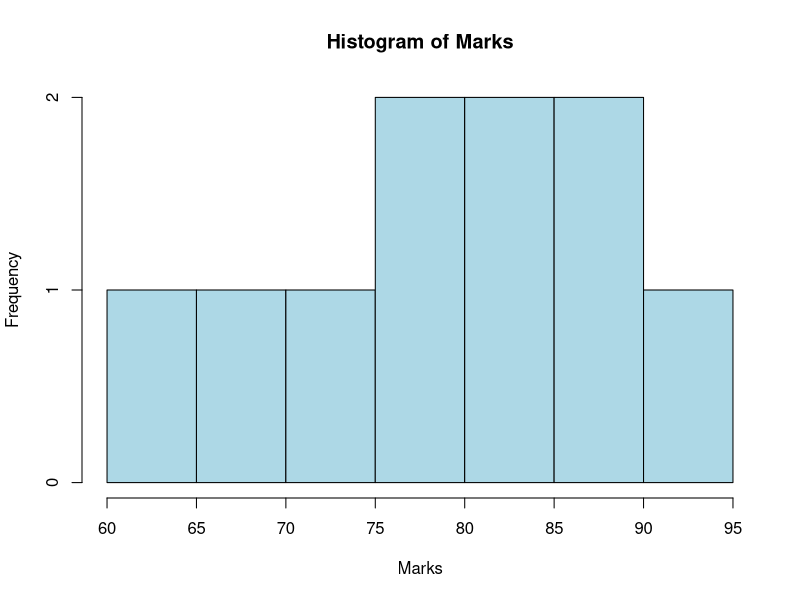
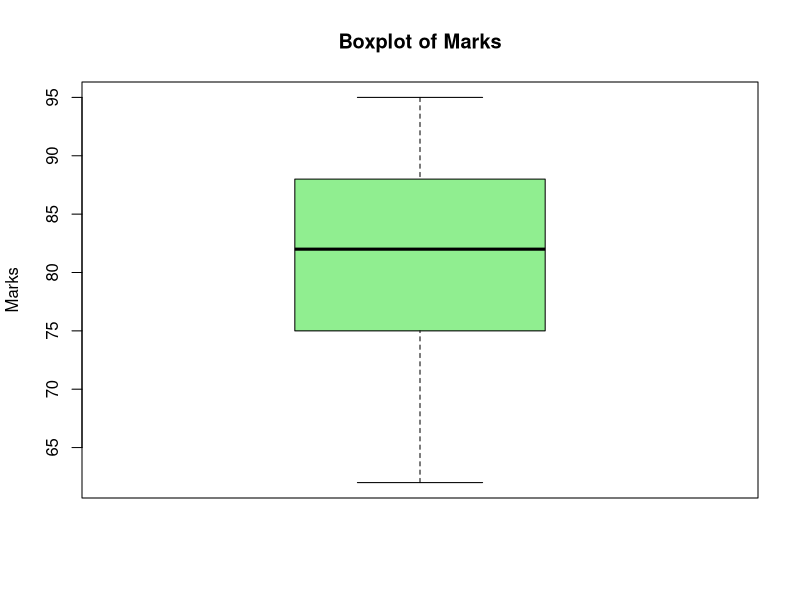

Here is the R script that generated these plots, in order:

students <- data.frame( 
  StudentID = 1:10, 
  Marks = c(78, 85, 62, 90, 88, 75, 80, 68, 95, 84), 
  Age = c(20, 21, 20, 22, 21, 20, 22, 19, 23, 21) 
) 
print("Dataset:") 
print(students) 

mean_marks <- mean(students$Marks) 
mean_age <- mean(students$Age) 
print(paste("Mean Marks:", mean_marks)) 
print(paste("Mean Age:", mean_age)) 

median_marks <- median(students$Marks) 
median_age <- median(students$Age) 
print(paste("Median Marks:", median_marks)) 
print(paste("Median Age:", median_age)) 

get_mode <- function(x) { 
  uniq_vals <- unique(x) 
  uniq_vals[which.max(tabulate(match(x, uniq_vals)))] 
} 

mode_marks <- get_mode(students$Marks) 
mode_age <- get_mode(students$Age) 
print(paste("Mode Marks:", mode_marks)) 
print(paste("Mode Age:", mode_age)) 

variance_marks <- var(students$Marks) 
print(paste("Variance of Marks:", variance_marks)) 
 
std_dev_marks <- sd(students$Marks) 
print(paste("Standard Deviation of Marks:", std_dev_marks)) 

summary_stats <- summary(students) 
print("Summary Statistics:") 
print(summary_stats) 

hist( 
  students$Marks, 
  main = "Histogram of Marks", 
  xlab = "Marks", 
  col = "lightblue", 
  border = "black" 
) 

boxplot( 
  students$Marks, 
  main = "Boxplot of Marks", 
  ylab = "Marks", 
  col = "lightgreen" 
)
